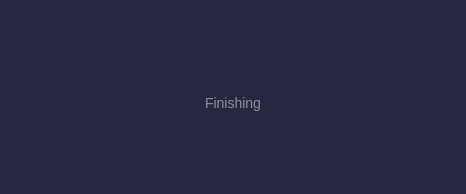
<?xml version="1.0" encoding="UTF-8"?>
<ui version="4.0">
 <class>mainContainer</class>
 <widget class="QWidget" name="mainContainer">
  <property name="windowModality">
   <enum>Qt::ApplicationModal</enum>
  </property>
  <property name="geometry">
   <rect>
    <x>0</x>
    <y>0</y>
    <width>466</width>
    <height>194</height>
   </rect>
  </property>
  <property name="minimumSize">
   <size>
    <width>466</width>
    <height>132</height>
   </size>
  </property>
  <property name="maximumSize">
   <size>
    <width>466</width>
    <height>194</height>
   </size>
  </property>
  <property name="windowTitle">
   <string>Form</string>
  </property>
  <property name="styleSheet">
   <string notr="true">
#mainContainer{
background-color:#272741;
}
</string>
  </property>
  <layout class="QVBoxLayout" name="verticalLayout">
   <item>
    <widget class="QWidget" name="widget" native="true">
     <property name="styleSheet">
      <string notr="true">QLabel{
color:#8F8F9C;
font-size:14px;
}
QPushButton{
background-color:transparent;

}</string>
     </property>
     <layout class="QVBoxLayout" name="verticalLayout_2">
      <property name="spacing">
       <number>0</number>
      </property>
      <property name="topMargin">
       <number>79</number>
      </property>
      <property name="bottomMargin">
       <number>30</number>
      </property>
      <item>
       <widget class="QLabel" name="label">
        <property name="text">
         <string>Finishing</string>
        </property>
        <property name="alignment">
         <set>Qt::AlignCenter</set>
        </property>
       </widget>
      </item>
      <item alignment="Qt::AlignHCenter|Qt::AlignBottom">
       <widget class="QWidget" name="widget_2" native="true">
        <layout class="QHBoxLayout" name="horizontalLayout">
         <item>
          <widget class="QLabel" name="loading">
           <property name="minimumSize">
            <size>
             <width>20</width>
             <height>20</height>
            </size>
           </property>
           <property name="maximumSize">
            <size>
             <width>20</width>
             <height>20</height>
            </size>
           </property>
           <property name="text">
            <string/>
           </property>
           <property name="scaledContents">
            <bool>true</bool>
           </property>
          </widget>
         </item>
        </layout>
       </widget>
      </item>
     </layout>
    </widget>
   </item>
  </layout>
 </widget>
 <resources/>
 <connections/>
</ui>
